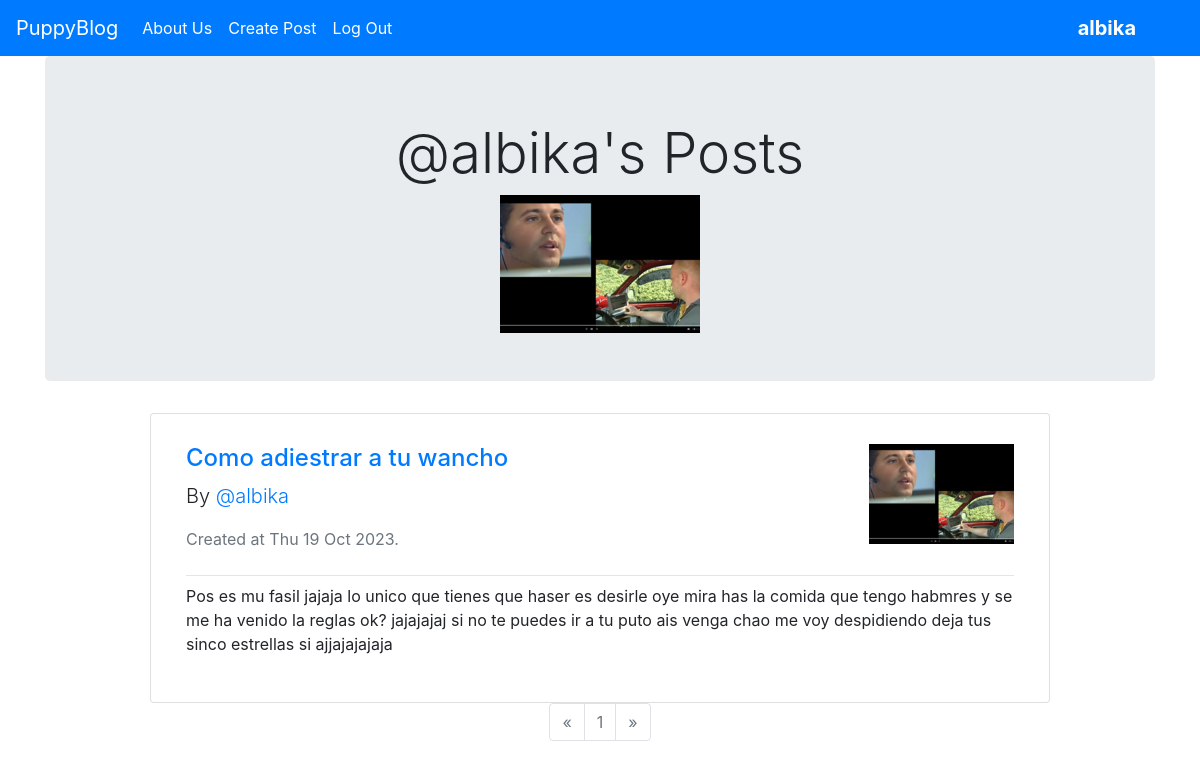
Before: /albika (signed in) with the older database file.
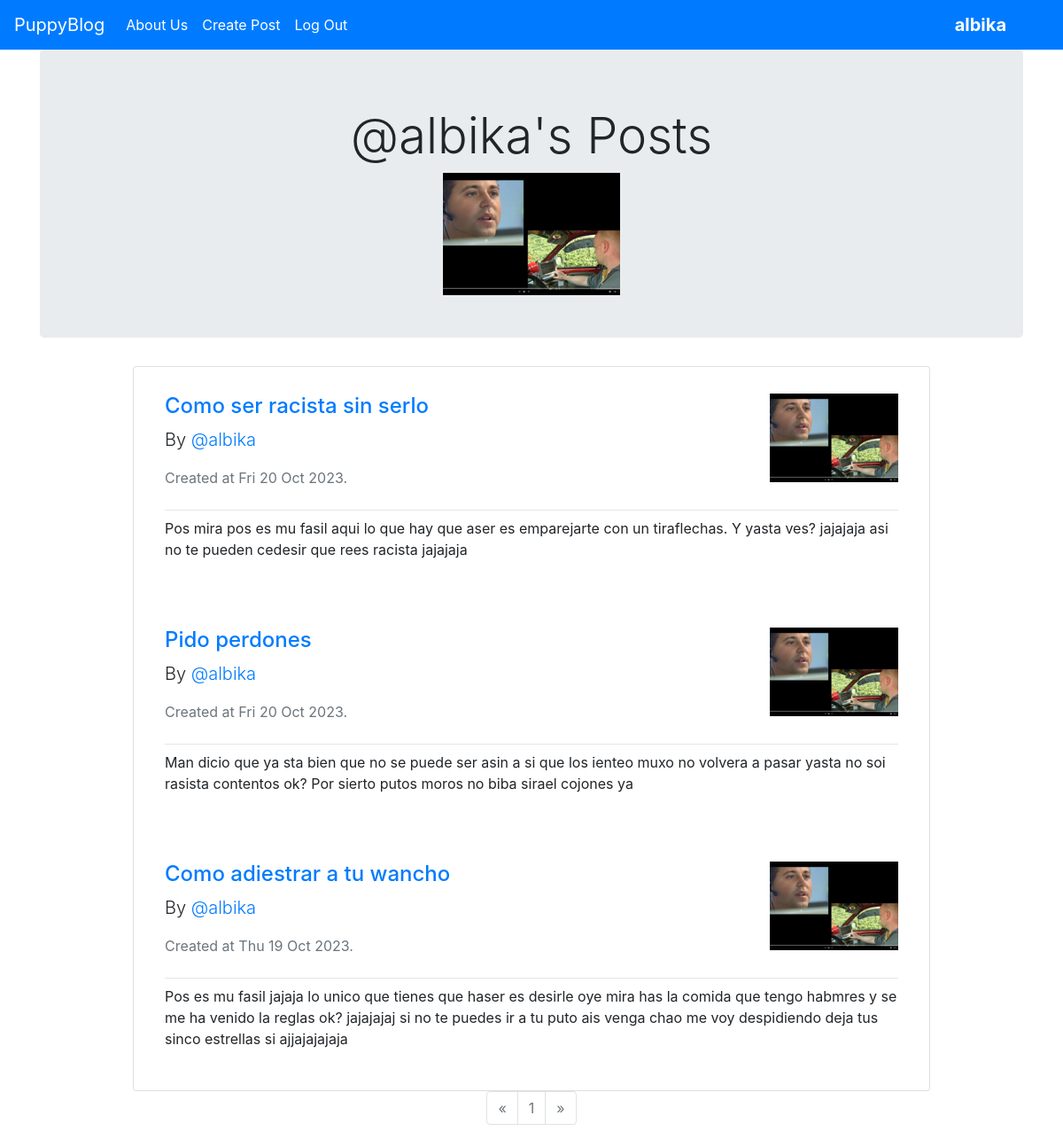
After: the same page with the newer database file.
### project/models.py (models this page shows, shortened)
class TimedBase(db.Model):
    __abstract__ = True
    created_at: Mapped[datetime] = mapped_column(default=datetime.now())

class User(TimedBase, UserMixin):
    __tablename__ = "users"
    id: Mapped[int] = mapped_column(primary_key=True)
    profile_img: Mapped[str] = mapped_column(
        String(64), nullable=False, default="default_profile.png"
    )
    email: Mapped[str] = mapped_column(
        String(64), nullable=False, unique=True, index=True
    )
    username: Mapped[str] = mapped_column(String(64), unique=True, index=True)
    password_hash: Mapped[str] = mapped_column(String(128))
    posts: Mapped[list["BlogPost"]] = relationship(back_populates="author")

class BlogPost(TimedBase):
    __tablename__ = "blogposts"
    id: Mapped[int] = mapped_column(primary_key=True)
    user_id: Mapped[int] = mapped_column(ForeignKey('users.id'), nullable=False)
    title: Mapped[str] = mapped_column(String(128),nullable=False)
    text: Mapped[str] = mapped_column(nullable=False)
    author: Mapped["User"] = relationship(back_populates="posts")

### project/users/views.py (the view)
@users.route("/<username>")
@login_required
def posts(username):
    page = request.args.get("page", 1, int)
    with app.app_context():
        user = User.query.filter_by(username=username).first_or_404()
        posts = (
            BlogPost.query.filter_by(author=user)
            .order_by(BlogPost.created_at.desc())
            .paginate(page=page, per_page=5)
        )
        print(posts.first, posts.has_next, posts.has_prev, flush=True)
        return render_template("user_posts.html", posts=posts, user=user)

### project/models.py (called while the page is built)
@login_manager.user_loader
def load_user(user_id):
    with app.app_context():
        user = User.query.filter_by(id=user_id).first()
    return user

### project/templates/user_posts.html (shortened to what this page needs)
{% extends 'base.html' %}
{% block content %}
<div class="container">
    <div class="jumbotron text-center" style="padding-bottom: 3rem;">
        <h1 class="display-4">@{{ user.username }}'s Posts</h1>
        <img src="{{ url_for('static', filename= 'profile_imgs/' + user.profile_img) }}" alt="Profile Image">
    </div>
</div>
<div class="card container" style="width: 75%;">
  {% for post in posts.items%}
  <div class="card-body " style="margin-bottom: 10px; padding-top: 30px; padding-bottom: 20px;">
    <div style="display: flex; justify-content: space-between;">
      <div>
        <h4><a href="{{url_for('blog_posts.view', blog_post_id = post.id)}}">{{post.title}}</a></h4>
        <p class="lead">By <a href="{{url_for('users.posts', username = post.author.username)}}">
            @{{ post.author.username }}
          </a>
        </p>
        <p class="text-muted">Created at {{ post.created_at.strftime('%a %d %b %Y') }}.</p>
      </div>
      <div>
        <img style="height: 100px; width: auto;" src="{{url_for('static', filename='profile_imgs/'+post.author.profile_img)}}" alt="Profile Image">
      </div>
    </div>
    <hr class="my-2">
    <p>{{ post.text }}</p>
  </div>
  {% endfor %}
</div>
<nav aria-label="Page navigation">
  <ul class="pagination justify-content-center">
    {% if posts.has_prev %}
    <li class="page-item">
      {% else %}
    <li class="page-item disabled">
      {% endif %}
      <a class="page-link" href="{{url_for('core.index', page=posts.page - 1)}}" aria-label="Previous">
        <span aria-hidden="true">&laquo;</span>
      </a>
    </li>
    {% for page_num in posts.iter_pages(left_edge=1, right_edge=1, left_current=1, right_current=2) %}
    {% if page_num == posts.page %}
    <li class="page-item disabled">
      {% else %}
    <li class="page-item">
      {% endif %}
      <a class="page-link" href="{{url_for('core.index', page=page_num)}}">{{page_num}}</a>
    </li>
    {% endfor %}
    {% if posts.has_next %}
    <li class="page-item">
      {% else %}
    <li class="page-item disabled">
      {% endif %}
      <a class="page-link" href="{{url_for('core.index', page=posts.page + 1)}}" aria-label="Next">
        <span aria-hidden="true">&raquo;</span>
      </a>
    </li>
  </ul>
</nav>
{% endblock %}

### project/templates/base.html (shortened to what this page needs)
<!doctype html>
<html lang="en">
<head>
    <link rel="stylesheet" href="https://stackpath.bootstrapcdn.com/bootstrap/4.3.1/css/bootstrap.min.css"
>
    <link rel="stylesheet" href="https://maxcdn.bootstrapcdn.com/font-awesome/4.7.0/css/font-awesome.min.css">
    <link rel="stylesheet" href="https://use.fontawesome.com/releases/v5.1.1/css/all.css"
>
</head>
<body>
    <nav class="navbar navbar-expand-sm navbar-dark bg-primary">
        <a class="navbar-brand" href="{{url_for('core.index')}}">PuppyBlog</a>
        <div class="collapse navbar-collapse" id="collapsibleNavId">
            <ul class="navbar-nav mr-auto mt-2 mt-lg-0">
                <li class="nav-item active">
                    <a class="nav-link" href="{{url_for('core.info')}}">About Us</a>
                </li>
                {% if current_user.is_authenticated %}
                <li class="nav-item active">
                    <a class="nav-link" href="{{url_for('blog_posts.create')}}">Create Post</a>
                </li>
                <li class="nav-item active">
                    <a class="nav-link" href="{{url_for('users.logout')}}">Log Out</a>
                </li>
                {% endif %}
            </ul>
            <ul class="navbar-nav  mt-2 mt-lg-0" style="margin-right: 40px;">
                <li class="nav-item active" >
                    <a class="nav-link h5 mb-0" href="{{url_for('users.account')}}"><strong>{{ current_user.username }}</strong></a>
                </li>
            </ul>
        </div>
    </nav>
    {% block content %}
    {% endblock %}
</body>
</html>

Changed rows visible on the page:
added BlogPost: title "Como ser racista sin serlo", author.username "albika", created_at "Fri 20 Oct 2023", profile_img (picture), text "Pos mira pos es mu fasil aqui lo que hay que aser es emparejarte con un tiraflechas. Y yasta ves? jajajaja asi no te pueden cedesir que rees racista jajajaja"
added BlogPost: title "Pido perdones", author.username "albika", created_at "Fri 20 Oct 2023", profile_img (picture), text "Man dicio que ya sta bien que no se puede ser asin a si que los ienteo muxo no volvera a pasar yasta no soi rasista contentos ok? Por sierto putos moros no biba sirael cojones ya"
